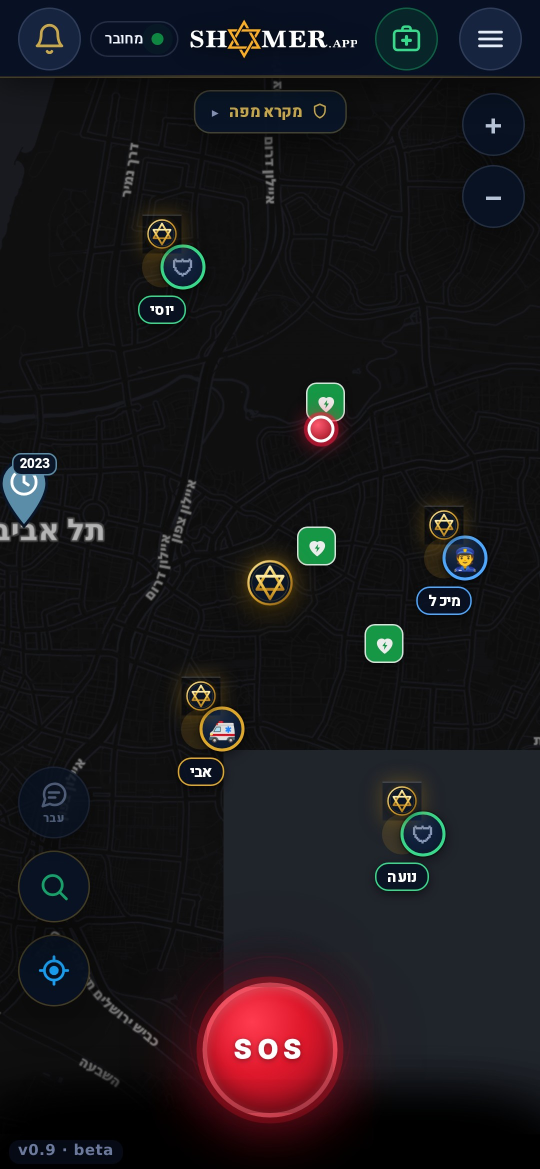
#> input picture app-shots-map-v6.jpg, 1080 x 2337 px, given in place of app-shots-map-v2.jpg, which was not available (shown at 1/2 size)
$ python hero_compose.py
#> lines starting #> are read from the running program, lines starting #| are printed output that depends on the picture; pictures that were not available may be replaced by others from this repository, and a replacement may not be noted
#!/usr/bin/env python3
"""
Build the SH*MER hero mockup: take the REAL app map screenshot and composite the
value layers the app genuinely renders, so the hero shows the product working
instead of an empty map.

Every layer below corresponds to shipped app behaviour:
  - police crime-stat circles  -> statsRender()  (shomer.html, STATS layer, on by default)
  - past-event pins            -> PAST_EVENTS awareness layer (#5B8CA8 teardrop + clock)
  - live SOS event             -> sosIcon() / mk-sos ring+core (#FF1A40)
  - converging responders      -> responderIcon() green shield #0E8840 + white stroke
  - "N שומרים בדרך" card       -> ev-resp-h (#37D98A) + showRespToPerson()

Nothing is invented. Nothing already approved on the screenshot is altered or covered.
"""
from PIL import Image, ImageDraw, ImageFont
import math

SRC = "app-shots-map-v2.jpg"
OUT = "app-shots-map-v3.jpg"

FONT = "/tmp/Heebo.ttf"
S = 1080 / 390.0  # CSS px -> screenshot px


def font(size_css, weight="Bold"):
    f = ImageFont.truetype(FONT, int(round(size_css * S)))
    try:
        f.set_variation_by_name(weight)
    except Exception:
        pass
    return f


def hex2rgb(h):
    h = h.lstrip("#")
    return tuple(int(h[i:i + 2], 16) for i in (0, 2, 4))


base = Image.open(SRC).convert("RGB")
#> base is the input picture: PIL image 1080x2337 RGB; mean R, G, B 26.3, 23.8, 26.5
W, H = base.size
#> W = 1080; H = 2337
ov = Image.new("RGBA", (W, H), (0, 0, 0, 0))
#> ov: PIL image 1080x2337 RGBA; every value is 0
d = ImageDraw.Draw(ov)

# ── 1. POLICE CRIME-STAT CIRCLES ──────────────────────────────────────────
# statsRender(): fillOpacity .10, stroke opacity .35, weight 1, beneath everything.
# Colours are statsColor(): violent / property / public-order.
for cx, cy, r, col in [
    (285, 760, 345, "#E5484D"),   # violent
    (825, 1125, 385, "#2962FF"),  # property
    (395, 1665, 305, "#E0A828"),  # public order
]:
    rgb = hex2rgb(col)
    d.ellipse([cx - r, cy - r, cx + r, cy + r],
              fill=rgb + (26,), outline=rgb + (90,), width=3)

# ── 2. PAST-EVENT PINS (historical awareness layer) ───────────────────────
PAST = "#5B8CA8"


def past_pin(cx, cy, scale=1.0):
    """Teardrop + clock glyph, matching pastMarkerHTML()."""
    w, h = 74 * scale, 94 * scale
    x, y = cx - w / 2, cy - h
    rgb = hex2rgb(PAST)
    # teardrop body
    d.ellipse([x, y, x + w, y + w], fill=rgb + (255,), outline=(10, 22, 40, 255), width=4)
    d.polygon([(x + w * 0.16, y + w * 0.70), (x + w * 0.84, y + w * 0.70), (cx, y + h)],
              fill=rgb + (255,))
    d.polygon([(x + w * 0.16, y + w * 0.70), (x + w * 0.84, y + w * 0.70), (cx, y + h)],
              outline=(10, 22, 40, 255), width=4)
    # clock face
    cyy = y + w / 2
    rr = w * 0.26
    d.ellipse([cx - rr, cyy - rr, cx + rr, cyy + rr], outline=(255, 255, 255, 255), width=4)
    d.line([(cx, cyy - rr * 0.62), (cx, cyy)], fill=(255, 255, 255, 255), width=4)
    d.line([(cx, cyy), (cx + rr * 0.55, cyy + rr * 0.34)], fill=(255, 255, 255, 255), width=4)


for p in [(170, 905), (255, 1425), (900, 1585)]:
    past_pin(*p)

# ── 3. CONVERGING RESPONDER TRAILS ────────────────────────────────────────
EV = (735, 700)
RESP = [(395, 455), (925, 1015), (355, 1010)]
GRN = hex2rgb("#0E8840")


def dashed(p0, p1, col, width, dash=26, gap=20, stop=70):
    x0, y0 = p0
    x1, y1 = p1
    dx, dy = x1 - x0, y1 - y0
    L = math.hypot(dx, dy)
    if L == 0:
        return
    ux, uy = dx / L, dy / L
    t = 46.0                      # start clear of the responder dot
    while t < L - stop:           # stop clear of the event core
        t2 = min(t + dash, L - stop)
        d.line([(x0 + ux * t, y0 + uy * t), (x0 + ux * t2, y0 + uy * t2)],
               fill=col, width=width, joint="curve")
        t += dash + gap


for r in RESP:
    dashed(r, EV, (55, 217, 138, 130), 6)

# ── 4. LIVE SOS EVENT (mk-sos: expanding ring + core) ─────────────────────
SOSC = hex2rgb("#FF1A40")
for r, a in [(165, 22), (120, 40), (82, 70)]:
    d.ellipse([EV[0] - r, EV[1] - r, EV[0] + r, EV[1] + r], fill=SOSC + (a,))
d.ellipse([EV[0] - 82, EV[1] - 82, EV[0] + 82, EV[1] + 82], outline=SOSC + (170,), width=4)
d.ellipse([EV[0] - 40, EV[1] - 40, EV[0] + 40, EV[1] + 40],
          fill=SOSC + (255,), outline=(255, 255, 255, 255), width=7)

# ── 5. RESPONDER MARKERS (responderIcon: green shield, white stroke) ──────
def responder(cx, cy):
    R = 40
    d.ellipse([cx - R - 14, cy - R - 14, cx + R + 14, cy + R + 14], fill=GRN + (55,))
    d.ellipse([cx - R, cy - R, cx + R, cy + R], fill=(10, 22, 40, 235), outline=GRN + (255,), width=5)
    # shield glyph  M12 3l7 3v5c0 5-3.4 8.5-7 10-3.6-1.5-7-5-7-10V6Z  (24x24 -> fitted)
    k = (2 * R * 0.62) / 24.0
    ox, oy = cx - 12 * k, cy - 12.5 * k
    pts = [(12, 3), (19, 6), (19, 11), (17.6, 15.4), (14.8, 19), (12, 21),
           (9.2, 19), (6.4, 15.4), (5, 11), (5, 6)]
    d.polygon([(ox + px * k, oy + py * k) for px, py in pts],
              fill=GRN + (255,), outline=(255, 255, 255, 255), width=4)


for r in RESP:
    responder(*r)

# ── 6. LIVE STATUS CARD (ev-resp-h idiom, RTL) ────────────────────────────
CX0, CY0, CX1, CY1 = 96, 1656, 984, 1818
d.rounded_rectangle([CX0, CY0, CX1, CY1], radius=int(16 * S),
                    fill=(10, 22, 40, 238), outline=(224, 168, 40, 110), width=3)

f_ttl = font(15.5, "ExtraBold")
f_sub = font(13.5, "Bold")

pad = int(20 * S)
tx = CX1 - pad                                     # RTL: text is right-anchored
d.text((tx, CY0 + int(24 * S) / 2 + 16), "אירוע חי בקרבתך · 240 מ׳",
       font=f_ttl, fill=(240, 244, 255, 255), anchor="rm")

# green pulse dot + responder count
sub_y = CY1 - int(20 * S) / 2 - 14
d.text((tx, sub_y), "3 שומרים בדרך", font=f_sub, fill=hex2rgb("#37D98A") + (255,), anchor="rm")
tw = d.textlength("3 שומרים בדרך", font=f_sub)
#> tw = 244.6
dot_x = tx - tw - int(13 * S)
#> dot_x = 648.4
dr = int(4.5 * S)
d.ellipse([dot_x - dr - 9, sub_y - dr - 9, dot_x + dr + 9, sub_y + dr + 9],
          fill=hex2rgb("#37D98A") + (70,))
d.ellipse([dot_x - dr, sub_y - dr, dot_x + dr, sub_y + dr], fill=hex2rgb("#37D98A") + (255,))

# left side of the card: SOS type chip
chip_w, chip_h = int(96 * S / 2.2), int(30 * S / 1.55)
d.rounded_rectangle([CX0 + pad, (CY0 + CY1) // 2 - chip_h // 2,
                     CX0 + pad + chip_w, (CY0 + CY1) // 2 + chip_h // 2],
                    radius=chip_h // 2, fill=hex2rgb("#CC1426") + (46,),
                    outline=hex2rgb("#E8182C") + (150,), width=3)
d.text((CX0 + pad + chip_w // 2, (CY0 + CY1) // 2), "SOS", font=font(13, "ExtraBold"),
       fill=hex2rgb("#FF6070") + (255,), anchor="mm")

out = Image.alpha_composite(base.convert("RGBA"), ov).convert("RGB")
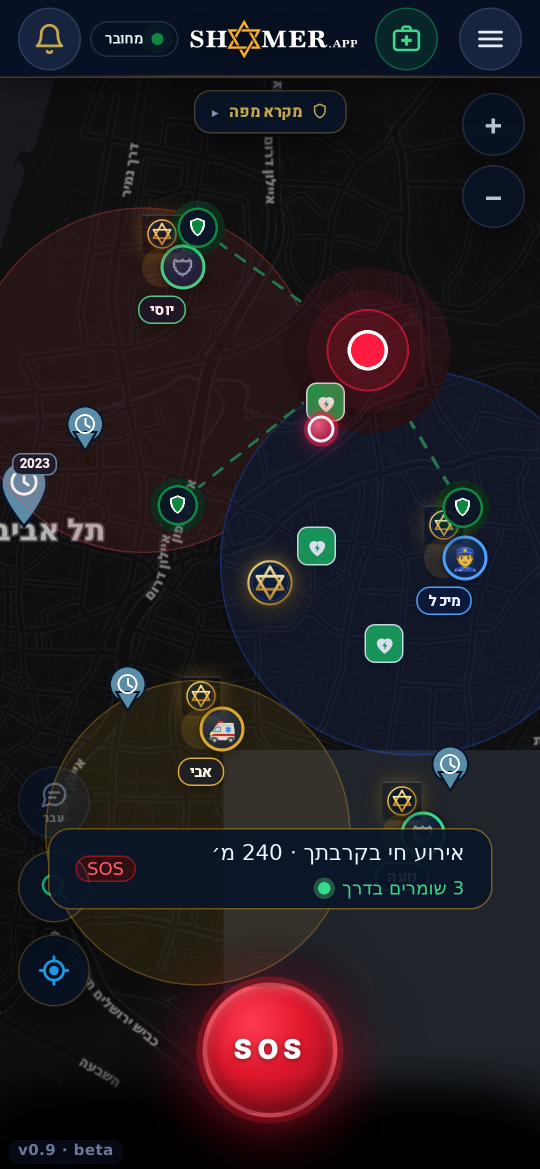
#> out: PIL image 1080x2337 RGB (shown at 1/2 size); mean R, G, B 32.9, 28.1, 32.9
out.save(OUT, quality=90, optimize=True, progressive=True)
print("wrote", OUT, out.size)
#| wrote app-shots-map-v3.jpg (1080, 2337)

$ run again, on app-shots-map-real-v4.jpg
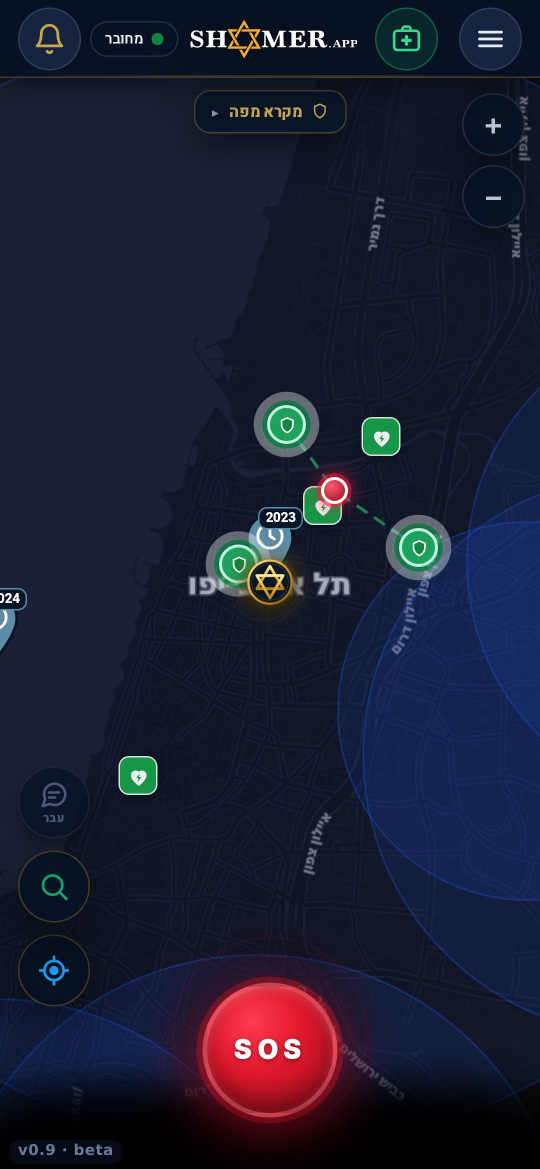
#> input picture app-shots-map-real-v4.jpg, 1080 x 2337 px, given in place of app-shots-map-v2.jpg, which was not available (shown at 1/2 size)
#> base is the input picture: PIL image 1080x2337 RGB; mean R, G, B 27.2, 30.7, 50.2
#> ov: PIL image 1080x2337 RGBA; every value is 0
#> tw = 244.6
#> dot_x = 648.4
#> `out = Image.alpha_composite(base.convert("RGBA"), ov).convert("RGB")`:
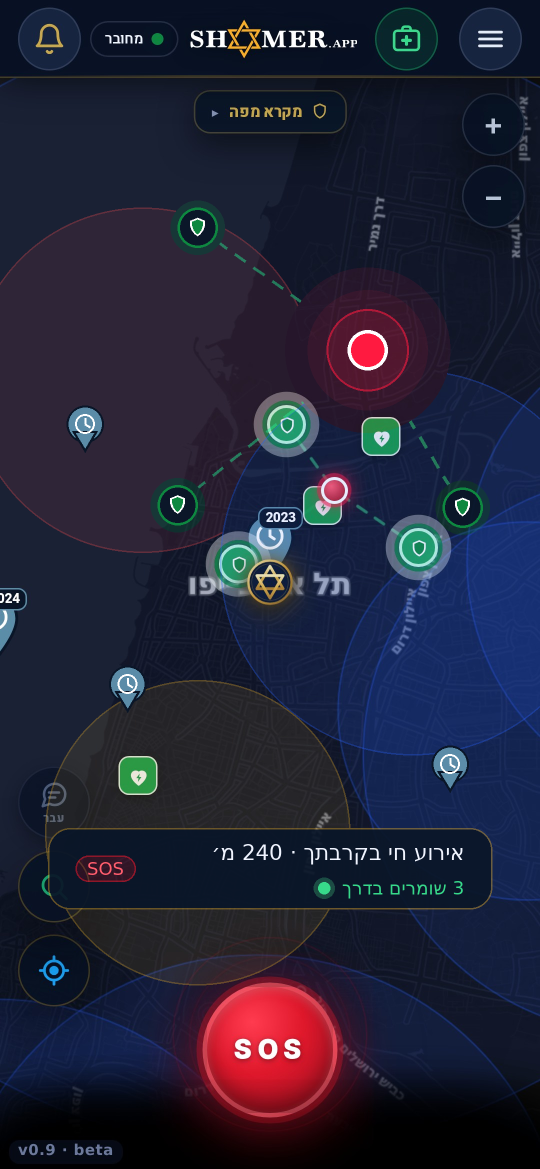
#> out: PIL image 1080x2337 RGB (shown at 1/2 size); mean R, G, B 34, 34.7, 54.2
#| wrote app-shots-map-v3.jpg (1080, 2337)

$ run again, on app-shots-map-real-v5.jpg
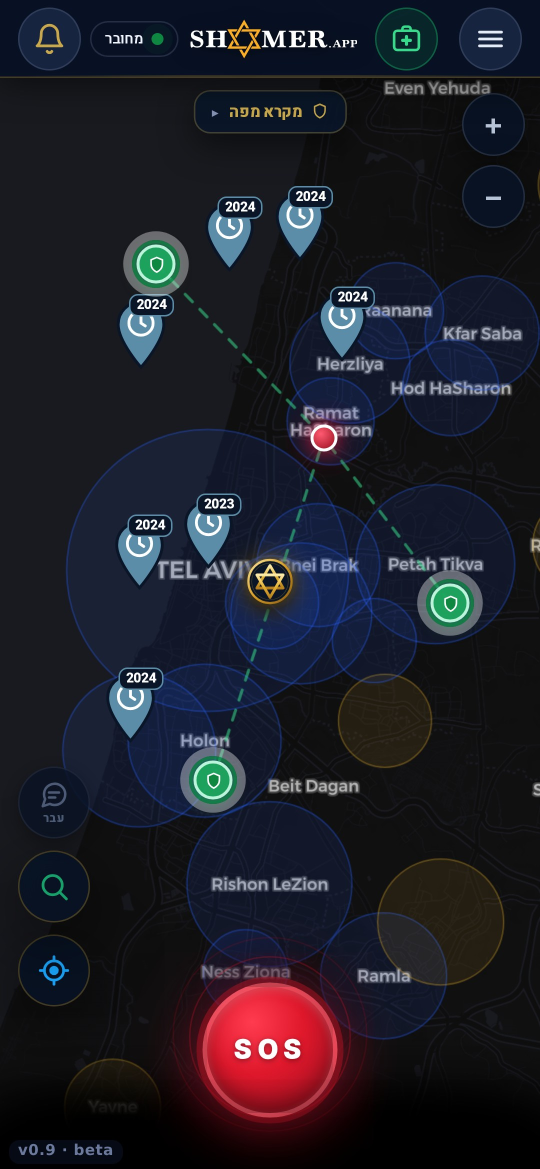
#> input picture app-shots-map-real-v5.jpg, 1080 x 2337 px, given in place of app-shots-map-v2.jpg, which was not available (shown at 1/2 size)
#> base is the input picture: PIL image 1080x2337 RGB; mean R, G, B 30.2, 30, 38.9
#> ov: PIL image 1080x2337 RGBA; every value is 0
#> tw = 244.6
#> dot_x = 648.4
#> `out = Image.alpha_composite(base.convert("RGBA"), ov).convert("RGB")`:
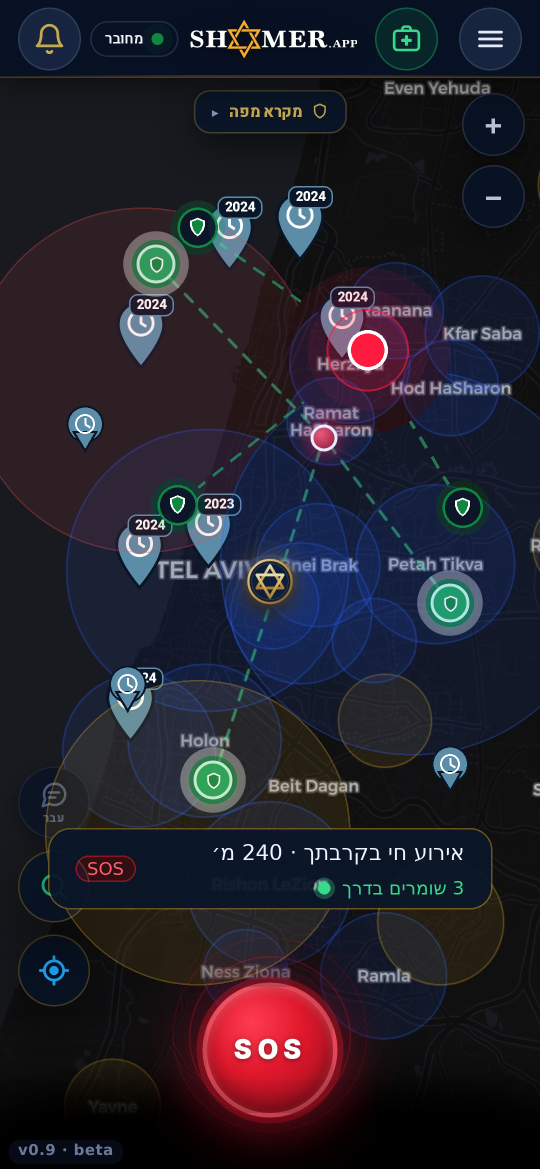
#> out: PIL image 1080x2337 RGB (shown at 1/2 size); mean R, G, B 36.4, 33.7, 43.9
#| wrote app-shots-map-v3.jpg (1080, 2337)
